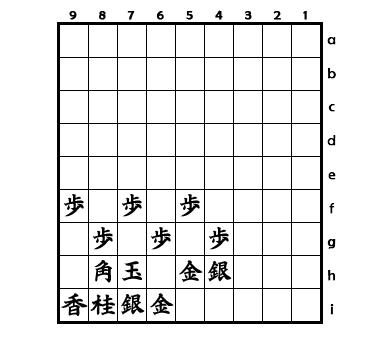
#> input picture data/samples/raw/Castello funa.jpg, 387 x 341 px
$ python -i templates.py   (imports and definitions only)
#> lines starting #> are read from the running program, lines starting #| are printed output that depends on the picture; after the words box and inside, x2 and y2 are one past the last pixel; in counts of white or black regions, pixels touching at a corner belong together
#> further down, picture is the input picture: shape (341, 387, 3); min 0, max 255, mean 233.7
"""Shape matching against attributed reference glyphs, with uncertainty scores."""

import os
from functools import lru_cache
from importlib.resources import files
from pathlib import Path

import cv2
import numpy as np

SIZE = 40


def ink_mask(image: np.ndarray, *, wood=False) -> np.ndarray:
#> called with wood = False
    if image.ndim == 3:
        gray = cv2.cvtColor(image, cv2.COLOR_RGB2GRAY)
        # Black and red pieces both contrast with a light cell background.
        background = float(np.percentile(gray, 85))
#> background = 255
        # Luminance keeps yellow last-move highlighting out of the foreground.
        threshold = min(120, background * 0.65) if wood else min(85, background * 0.55)
#> threshold = 85
        mask = (gray < threshold).astype(np.uint8)
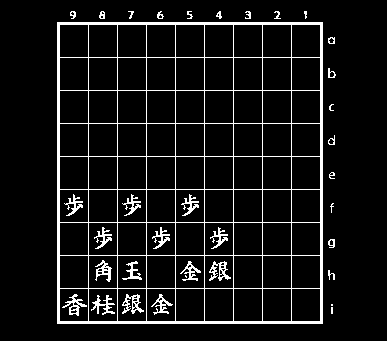
#> mask: shape (341, 387); values 0 (black) and 1 (white), 7.9% white in thin lines or dots, all inside (x1, y1, x2, y2) = (57, 11, 336, 324)
        if wood:
            hsv = cv2.cvtColor(image, cv2.COLOR_RGB2HSV)
            red = ((hsv[:, :, 0] < 8) | (hsv[:, :, 0] > 170)) & (hsv[:, :, 1] > 160)
            # Official help overlays and red highlights are not character ink.
            mask[red] = 0
    else:
        mask = (image < 150).astype(np.uint8)
    # Discard tiny specks, disconnected coordinate dots and remnants at crop edges.
    count, labels, stats, _ = cv2.connectedComponentsWithStats(mask, 8)
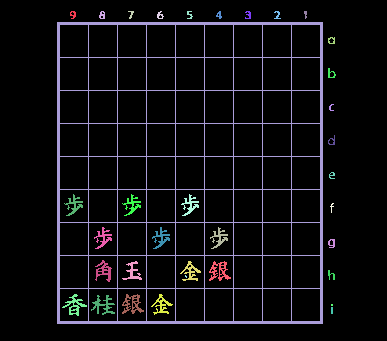
#> labels: shape (341, 387) int32; 36 distinct labels, from 0 to 35; one colour per label, 0 black
#> count = 36; stats = 36 rows, first 6: [0, 0, 387, 341, 121553], [70, 11, 6, 8, 30], [99, 11, 6, 8, 34], [128, 11, 6, 8, 22], [157, 11, 7, 8, 30], [187, 11, 6, 8, 25]
    cleaned = np.zeros_like(mask)
    outline = any(
        (x == 0 or x + w >= mask.shape[1]) and h > mask.shape[0] * 0.55
        for x, y, w, h, area in stats[1:]
    )
#> outline = False
    # Tiny dots distinguish 金 from 全; preserve them at screenshot resolution.
    minimum = max(1, mask.size * 0.0003)
#> minimum = 39.59
    for i in range(1, count):
        x, y, w, h, area = stats[i]
        if wood and area < 5 and (y < 3 or y + h > mask.shape[0] - 3):
            continue
        if wood and (
            x == 0
            or x + w >= mask.shape[1]
            or ((y == 0 or y + h >= mask.shape[0]) and w > h * 2)
        ):
            continue
        if area < minimum:
            continue
        if (
            wood
            and outline
            and (
                (x == 0 or x + w >= mask.shape[1])
                and h > mask.shape[0] * 0.5
                or y > mask.shape[0] * 0.85
            )
        ):
            continue
        # A pentagonal piece outline is not a kanji stroke.
        if (
            w > mask.shape[1] * 0.85
            and h > mask.shape[0] * 0.85
            and area / (w * h) < 0.3
        ):
            continue
        cleaned[labels == i] = 1
#> this loop made 35 passes
#> (x, y, w, h, area) on passes 1, 2, 3, 4, 5, 6, 7, 8, 10, 11, 12, 14: (70, 11, 6, 8, 30), (99, 11, 6, 8, 34), (128, 11, 6, 8, 22), (157, 11, 7, 8, 30), (187, 11, 6, 8, 25), (216, 11, 6, 8, 27), (245, 11, 6, 8, 30), (274, 11, 7, 8, 27), (57, 22, 266, 302, 7756), (328, 37, 7, 7, 30), (328, 68, 8, 10, 38), (328, 135, 7, 10, 30)
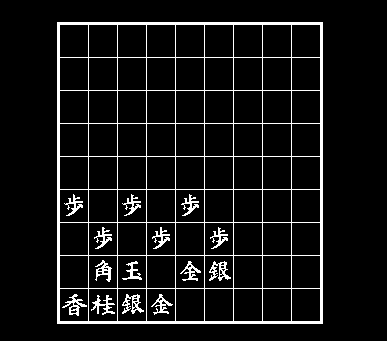
#> cleaned: shape (341, 387); values 0 (black) and 1 (white), 7.5% white in thin lines or dots, all inside (x1, y1, x2, y2) = (57, 22, 323, 324)
    return cleaned


def normalize(mask: np.ndarray) -> np.ndarray | None:
    ys, xs = np.where(mask)
#> ys = 9926 values from 22 to 323; xs = 9926 values, max 322 at index 265, min 57 at index 0, mean 179.1
    if len(xs) < max(3, mask.size * 0.012):
        return None
    cropped = mask[ys.min() : ys.max() + 1, xs.min() : xs.max() + 1]
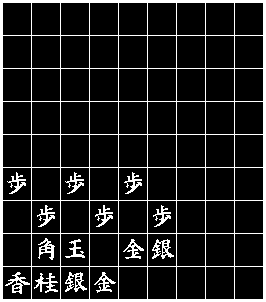
#> cropped: shape (302, 266); values 0 (black) and 1 (white), 12.4% white; 15 white regions, largest, box (x1, y1, x2, y2) and area: (0, 0, 266, 302) 7756, (152, 239, 174, 259) 191, (65, 272, 87, 292) 189
    # Normalize independently to accommodate rectangular cells and typography.
    return cv2.resize(
        cropped.astype(np.float32), (SIZE, SIZE), interpolation=cv2.INTER_AREA
    )
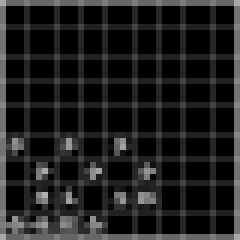
#> returned value: shape (40, 40) float32 (shown 6 times larger); min 0, max 0.687, mean 0.124


@lru_cache(maxsize=1)
def template_bank():
#> (the run stopped early here; a loop or call above may not have finished)

$ run again, on data/samples/raw/2017-06-03a.png
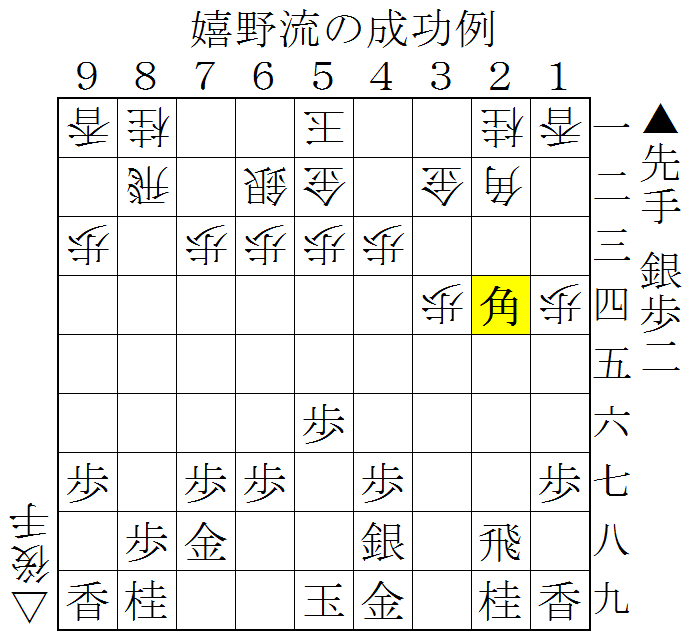
#> input picture data/samples/raw/2017-06-03a.png, 691 x 643 px
#> background = 255
#> threshold = 85
#> mask: shape (643, 691); values 0 (black) and 1 (white), 6.6% white in thin lines or dots
#> in ink_mask, `count, labels, stats, _ = cv2.connectedComponentsWithStats(mask, 8)`:
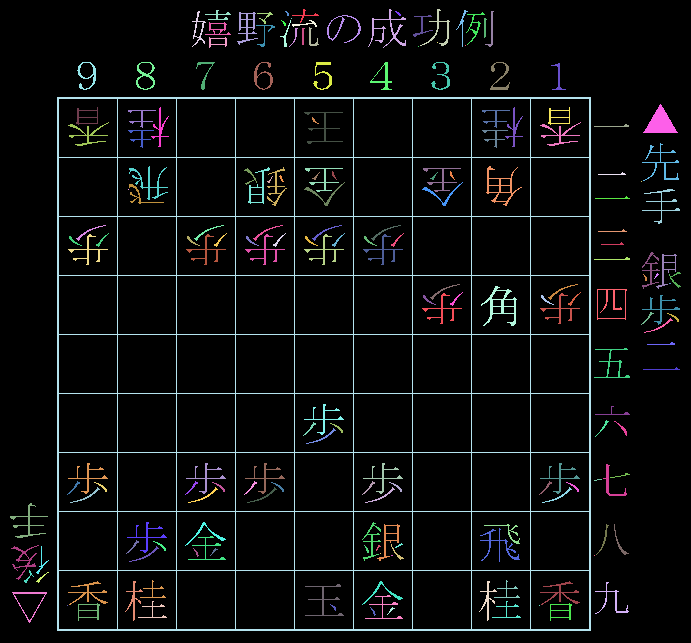
#> labels: shape (643, 691) int32; 197 distinct labels, from 0 to 196; one colour per label, 0 black
#> count = 197; stats = 197 rows, first 6: [0, 0, 691, 643, 415192], [292, 9, 27, 14, 57], [368, 9, 38, 39, 270], [420, 9, 30, 37, 164], [192, 11, 14, 36, 119], [205, 10, 26, 10, 75]
#> outline = False
#> the loop in ink_mask, `for i in range(1, count):` made 196 passes
#> cropped: shape (622, 670); values 0 (black) and 1 (white), 5.5% white in thin lines or dots
#> in normalize, `return cv2.resize( cropped.astype(np.float32), (SIZE, SIZE), interpola..`:
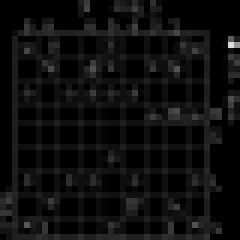
#> returned value: shape (40, 40) float32 (shown 6 times larger); min 0, max 0.867, mean 0.0553

$ run again, on data/samples/raw/2017-06-03d.png
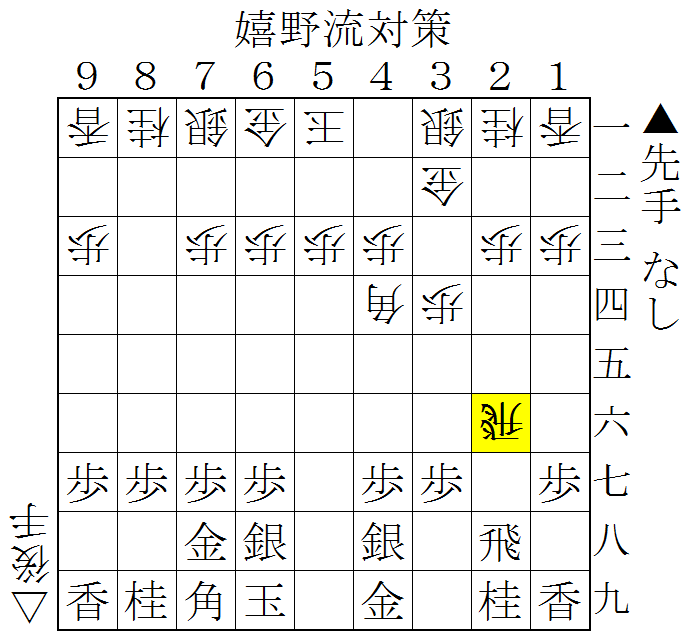
#> input picture data/samples/raw/2017-06-03d.png, 691 x 643 px
#> background = 255
#> threshold = 85
#> mask: shape (643, 691); values 0 (black) and 1 (white), 6.6% white in thin lines or dots
#> in ink_mask, `count, labels, stats, _ = cv2.connectedComponentsWithStats(mask, 8)`:
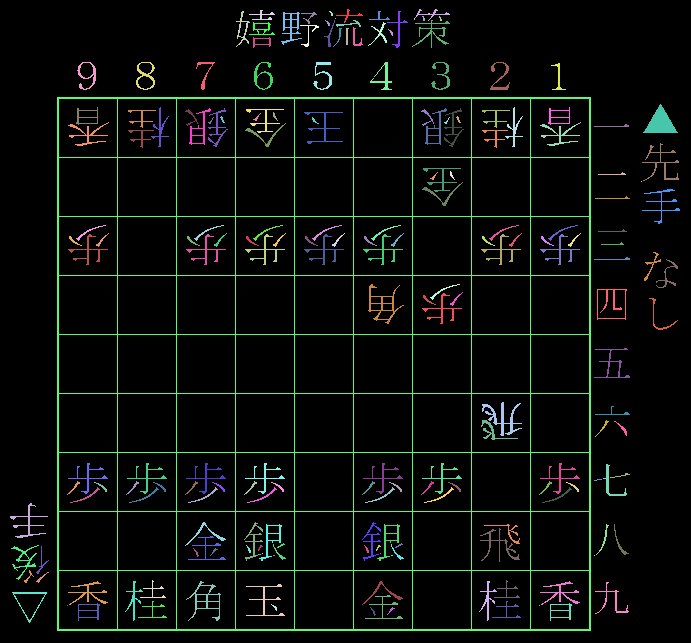
#> labels: shape (643, 691) int32; 200 distinct labels, from 0 to 199; one colour per label, 0 black
#> count = 200; stats = 200 rows, first 6: [0, 0, 691, 643, 414950], [336, 9, 27, 14, 57], [414, 9, 36, 12, 78], [236, 11, 14, 36, 119], [249, 10, 26, 10, 75], [329, 11, 4, 5, 10]
#> outline = False
#> the loop in ink_mask, `for i in range(1, count):` made 199 passes
#> cropped: shape (619, 670); values 0 (black) and 1 (white), 5.6% white in thin lines or dots
#> in normalize, `return cv2.resize( cropped.astype(np.float32), (SIZE, SIZE), interpola..`:
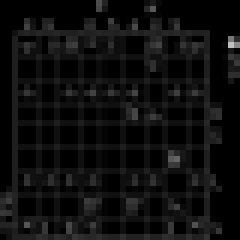
#> returned value: shape (40, 40) float32 (shown 6 times larger); min 0, max 0.759, mean 0.0558

$ run again, on data/samples/raw/2017-06-04a.png
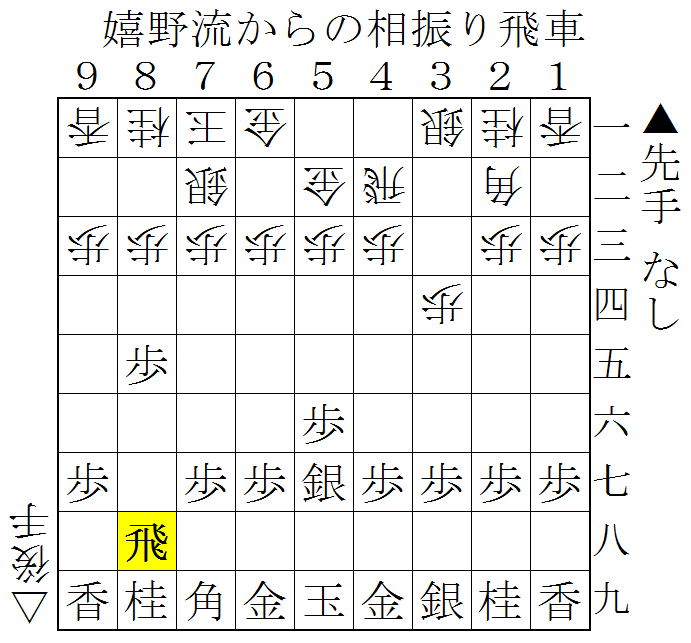
#> input picture data/samples/raw/2017-06-04a.png, 691 x 643 px
#> background = 255
#> threshold = 85
#> mask: shape (643, 691); values 0 (black) and 1 (white), 7.1% white in thin lines or dots
#> in ink_mask, `count, labels, stats, _ = cv2.connectedComponentsWithStats(mask, 8)`:
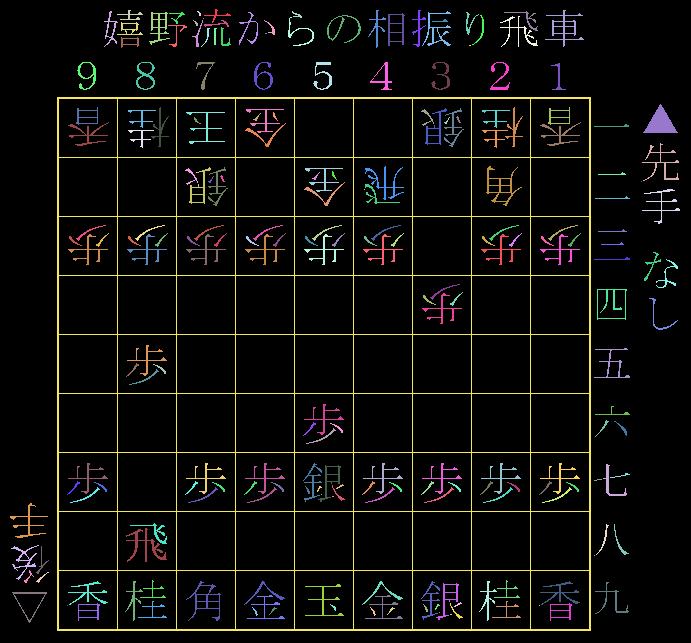
#> labels: shape (643, 691) int32; 222 distinct labels, from 0 to 221; one colour per label, 0 black
#> count = 222; stats = 222 rows, first 6: [0, 0, 691, 643, 412870], [204, 9, 27, 14, 57], [104, 11, 14, 36, 119], [117, 10, 26, 10, 75], [197, 11, 4, 5, 10], [292, 11, 10, 7, 26]
#> outline = False
#> the loop in ink_mask, `for i in range(1, count):` made 221 passes
#> cropped: shape (621, 670); values 0 (black) and 1 (white), 5.9% white in thin lines or dots
#> in normalize, `return cv2.resize( cropped.astype(np.float32), (SIZE, SIZE), interpola..`:
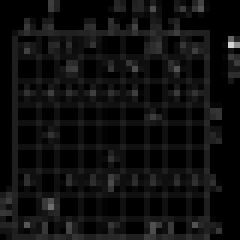
#> returned value: shape (40, 40) float32 (shown 6 times larger); min 0, max 0.833, mean 0.0587
